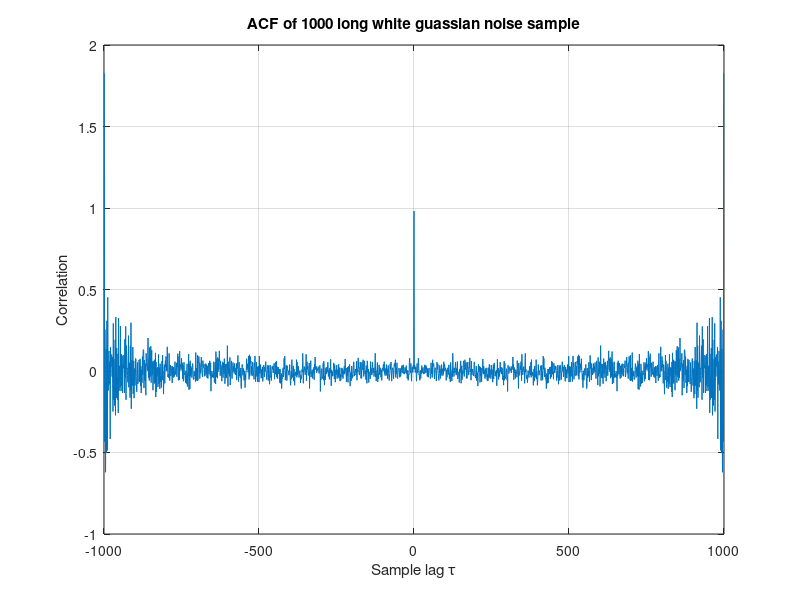
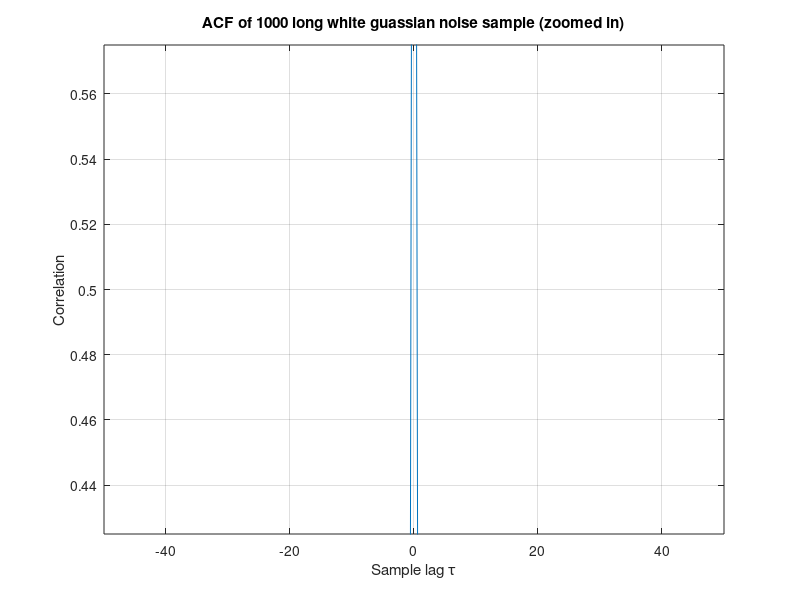

These charts were generated, in order, by the following MATLAB code:
clear all; close all; clc;

%% 2.1.1

% Generate our 1000 long vector of Guassian Noise
x = randn(1, 1000);

% Run it through the xcorr function to have an unbiased estimate the autocorrelation 
R = xcorr(x, 'unbiased');

% Plot th  results
plot(-999:999, R)
    xlabel('Sample lag \tau');
    ylabel('Correlation');
    title('ACF of 1000 long white guassian noise sample');
    grid on;

%% 2.1.2

figure;
plot(-999:999, R)
    xlabel('Sample lag \tau');
    ylabel('Correlation');
    title('ACF of 1000 long white guassian noise sample (zoomed in)');
    grid on;

    % Use the zoom command to get at what we need to see.
    zoom xon
    zoom(20)
